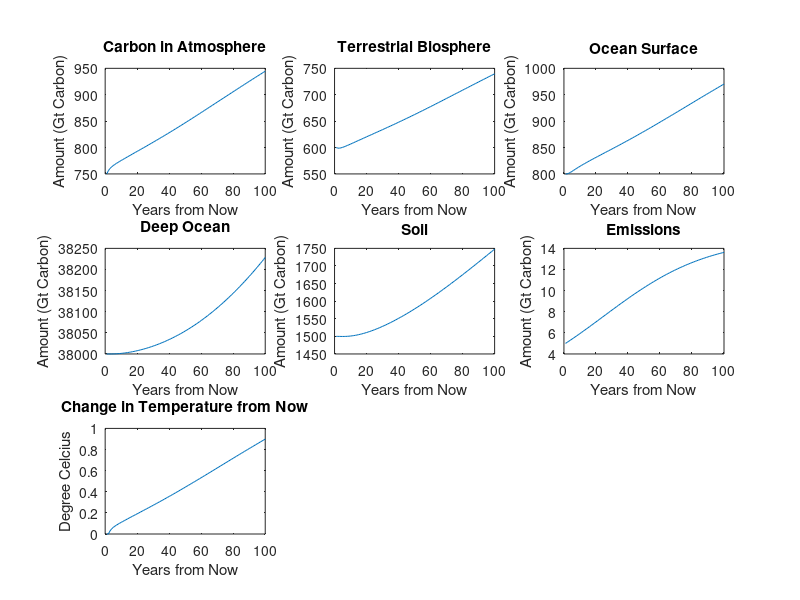

The MATLAB source for this figure:
%{
Theodore Bastian
tab111
SAGES final project
%}

%set initial values for each reservoir
atmosphere(1)=750;
terrestrialBiosphere(1)=600;
oceanSurface(1)=800;
deepOcean(1)=38000;
soil(1)=1500;
emissions(1)=5; 

%set values for each flux
terrestrialPhotosynthesis=110/atmosphere(1);
marinePhotosynthesis=40/atmosphere(1);
terrestrialRespiration=55/terrestrialBiosphere(1);
marineRespiration=40/oceanSurface(1);
carbonDissolving=100/atmosphere(1);
evaporation=100/oceanSurface(1);
upwelling=27/deepOcean(1);
downwelling=23/oceanSurface(1);
plantDeath=55/terrestrialBiosphere(1);
plantDecay=55/soil(1);
deforestationRate=1.15/terrestrialBiosphere(1);
marineDeath=4;

emissionRate=.03; %we can change this
%emissionRate=input('What is the emission Rate? (% from 0 to 100)')/100

years=100;
%years=input('How many years should I simulate? ')

for t = 2:years
    %{
    resovoir(t)=resovoir(t-1)
    -sourced flux proportions*previous reservoir value
    +sink flux proportions * previous reservoir value
    %}
    
    atmosphere(t)=atmosphere(t-1)-terrestrialPhotosynthesis*atmosphere(t-1)-marinePhotosynthesis*atmosphere(t-1)-carbonDissolving*atmosphere(t-1)+terrestrialRespiration*terrestrialBiosphere(t-1)+marineRespiration*oceanSurface(t-1)+evaporation*oceanSurface(t-1)+plantDecay*soil(t-1)+deforestationRate*terrestrialBiosphere(t-1)+emissions(t-1);
    terrestrialBiosphere(t)=terrestrialBiosphere(t-1)-terrestrialRespiration*terrestrialBiosphere(t-1)-plantDeath*terrestrialBiosphere(t-1)-deforestationRate*terrestrialBiosphere(t-1)+terrestrialPhotosynthesis*atmosphere(t-1);
    oceanSurface(t)=oceanSurface(t-1)-marineRespiration*oceanSurface(t-1)-evaporation*oceanSurface(t-1)-downwelling*oceanSurface(t-1)-marineDeath+marinePhotosynthesis*atmosphere(t-1)+carbonDissolving*atmosphere(t-1)+upwelling*deepOcean(t-1);
    deepOcean(t)=deepOcean(t-1)-upwelling*deepOcean(t-1)+downwelling*oceanSurface(t-1)+marineDeath;
    soil(t)=soil(t-1)-plantDecay*soil(t-1)+plantDeath*terrestrialBiosphere(t-1);
    emissions(t)=emissions(t-1)+emissionRate*emissions(t-1)*(1-(emissions(t-1)/15));
    temp(t)=(atmosphere(t-1)-750)*.01*350/750
end %for loop

atmosphere;
terrestrialBiosphere;
oceanSurface;
deepOcean;
soil;
emissions;
temp;


FigHandle = figure('Position', [0, 0, 900, 900]);
t = 1:1:years;

subplot(3,3,1)
plot(t,atmosphere(t))
title('Carbon in Atmosphere');
xlabel('Years from Now');
ylabel('Amount (Gt Carbon)');
subplot(3,3,2)
plot(t,terrestrialBiosphere(t))
title('Terrestrial Biosphere');
xlabel('Years from Now');
ylabel('Amount (Gt Carbon)');
subplot(3,3,3)
plot(t,oceanSurface(t))
title('Ocean Surface');
xlabel('Years from Now');
ylabel('Amount (Gt Carbon)');
subplot(3,3,4)
plot(t,deepOcean(t))
title('Deep Ocean');
xlabel('Years from Now');
ylabel('Amount (Gt Carbon)');
subplot(3,3,5)
plot(t,soil(t))
title('Soil');
xlabel('Years from Now');
ylabel('Amount (Gt Carbon)');
subplot(3,3,6)
plot(t,emissions(t))
title('Emissions');
xlabel('Years from Now');
ylabel('Amount (Gt Carbon)');
subplot(3,3,7)
plot(t,temp(t))
title('Change in Temperature from Now');
xlabel('Years from Now');
ylabel('Degree Celcius');
